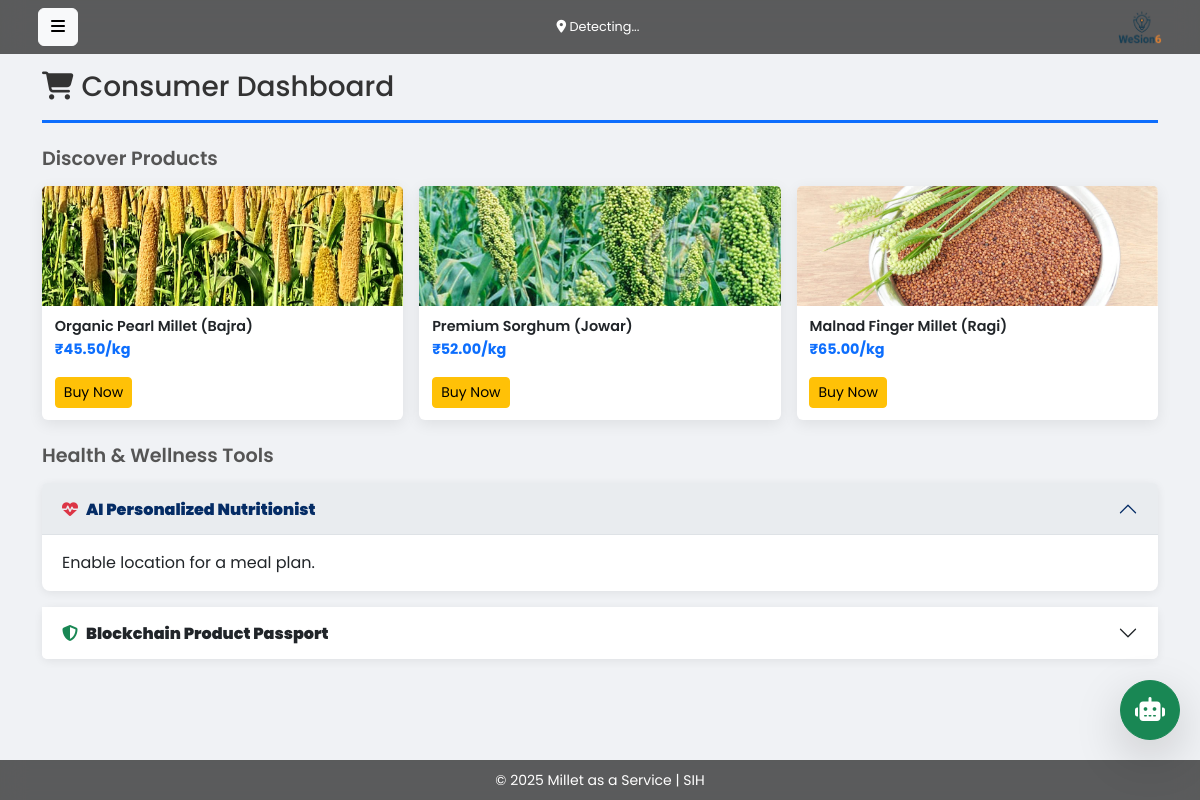
/consumer, run on the app's committed database.
### tables this page shows
CREATE TABLE products (
                id INTEGER PRIMARY KEY AUTOINCREMENT,
                title TEXT NOT NULL,
                price REAL NOT NULL,
                description TEXT,
                image TEXT,
                category TEXT,
                farmer_id INTEGER,
                created_at TIMESTAMP DEFAULT CURRENT_TIMESTAMP
            );

### app.py (the view)
@app.route('/consumer', methods=['GET', 'POST'])
def consumer_dashboard():
    conn = get_db_connection()
    marketplace_items = conn.execute('SELECT * FROM products ORDER BY created_at DESC').fetchall()
    conn.close()
    return render_template('consumer.html', marketplace_items=marketplace_items, nutrition_plan="Enable location for a meal plan.", blockchain_tx=get_dummy_blockchain_tx())

### app.py (called while the page is built)
def get_db_connection():
    conn = sqlite3.connect('maas_database.db')
    conn.row_factory = sqlite3.Row
    return conn

def get_dummy_blockchain_tx():
    return { "tx_hash": f"0x{random.randbytes(32).hex()}", "status": "Confirmed" }

### templates/consumer.html (shortened to what this page needs)
{% extends "layout.html" %}
{% block content %}
<div class="dashboard-title">
    <h3><i class="fas fa-shopping-cart me-2"></i>Consumer Dashboard</h3>
</div>
<h4 class="section-title">Discover Products</h4>
<div class="row g-3 mb-4">
    {% for item in marketplace_items %}
    <div class="col-6 col-md-4">
        <div class="card product-card">
            <img src="{{ url_for('static', filename='images/' + item.image) }}" class="card-img-top" alt="{{ item.title }}">
            <div class="card-body">
                <h6 class="card-title">{{ item.title }}</h6>
                <p class="card-text">₹{{ "%.2f"|format(item.price) }}/kg</p>
                <a href="#" class="btn btn-warning btn-sm">Buy Now</a>
            </div>
        </div>
    </div>
    {% endfor %}
</div>
<h4 class="section-title">Health & Wellness Tools</h4>
<div class="accordion" id="consumerAccordion">
    <div class="accordion-item">
        <h2 class="accordion-header"><button class="accordion-button" data-bs-toggle="collapse" data-bs-target="#collapseOne"><i class="fas fa-heartbeat me-2 text-danger"></i><strong>AI Personalized Nutritionist</strong></button></h2>
        <div id="collapseOne" class="accordion-collapse collapse show" data-bs-parent="#consumerAccordion"><div class="accordion-body ai-output">{{ nutrition_plan | safe }}</div></div>
    </div>
    <div class="accordion-item">
        <h2 class="accordion-header"><button class="accordion-button collapsed" data-bs-toggle="collapse" data-bs-target="#collapseTwo"><i class="fas fa-shield-alt me-2 text-success"></i><strong>Blockchain Product Passport</strong></button></h2>
    </div>
</div>
{% endblock %}

### static/css/style.css (style rules this page uses)
:root { --offcanvas-width: 250px; }
body { font-family: 'Poppins', sans-serif; background-color: #f0f2f5; padding-top: 70px; padding-bottom: 50px; transition: margin-left 0.3s ease; }
.dashboard-title { margin-bottom: 1.5rem; padding-bottom: 0.5rem; border-bottom: 3px solid #0d6efd; color: #333; }
.section-title { font-size: 1.2rem; font-weight: 600; margin-bottom: 1rem; color: #555; }
.product-card { border: none; box-shadow: 0 4px 15px rgba(0,0,0,0.08); transition: transform 0.2s ease, box-shadow 0.2s ease; }
.product-card .card-img-top { width: 100%; height: 120px; object-fit: cover; }
.product-card .card-body { padding: 0.8rem; }
.product-card .card-title { font-size: 0.9rem; font-weight: 600; margin-bottom: 0.2rem; }
.product-card .card-text { font-size: 0.9rem; color: #0d6efd; font-weight: bold; }
.accordion-item { border: none; border-radius: .5rem; margin-bottom: 1rem; box-shadow: 0 2px 10px rgba(0,0,0,0.07); }
.accordion-button { font-weight: 600; }
.accordion-button:not(.collapsed) { background-color: #e9ecef; }
.ai-output, .blockchain-output { white-space: normal; }

### data on the page
products: image (picture), title "Organic Pearl Millet (Bajra)", price "45.50"
products: image (picture), title "Premium Sorghum (Jowar)", price "52.00"
products: image (picture), title "Malnad Finger Millet (Ragi)", price "65.00"

### other printed values
{{ nutrition_plan | safe }} "Enable location for a meal plan."
